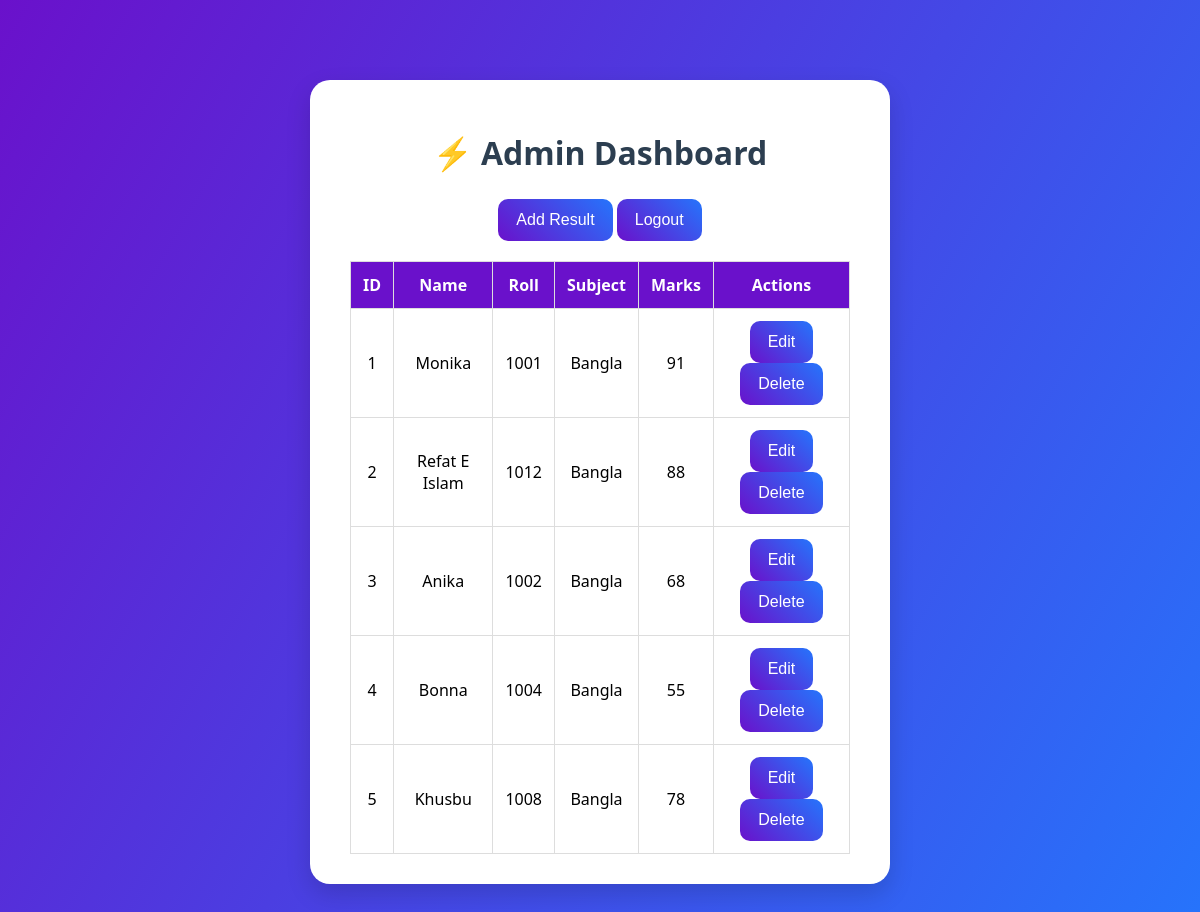
The page /admin/index.php (signed in) on the database its author committed.
### tables this page shows
CREATE TABLE `students` (
  `id` int(11) NOT NULL,
  `name` varchar(100) NOT NULL,
  `roll` varchar(20) NOT NULL,
  `subject` varchar(100) NOT NULL,
  `marks` int(11) NOT NULL
);

### admin/index.php (the view, shortened to what this page needs)
<?php
include '../db.php';
$results = mysqli_query($conn, "SELECT * FROM students");
?>
<!DOCTYPE html>
<html lang="en">
<head>
    <link rel="stylesheet" href="../style.css">
</head>
<body>
<div class="student-container">
    <h1>⚡ Admin Dashboard</h1>
    <a href="add.php"><button>Add Result</button></a>
    <a href="../logout.php"><button>Logout</button></a>
    <div class="table-container">
        <table>
            <tr>
                <th>ID</th>
                <th>Name</th>
                <th>Roll</th>
                <th>Subject</th>
                <th>Marks</th>
                <th>Actions</th>
            </tr>
            <?php while ($row = mysqli_fetch_assoc($results)) { ?>
            <tr>
                <td><?= $row['id'] ?></td>
                <td><?= $row['name'] ?></td>
                <td><?= $row['roll'] ?></td>
                <td><?= $row['subject'] ?></td>
                <td><?= $row['marks'] ?></td>
                <td>
                    <a href="update.php?id=<?= $row['id'] ?>"><button>Edit</button></a>
                    <a href="delete.php?id=<?= $row['id'] ?>" onclick="return confirm('Are you sure?')"><button>Delete</button></a>
                </td>
            </tr>
            <?php } ?>
        </table>
    </div>
</div>
</body>
</html>

### style.css (style rules this page uses)
body { font-family: 'Segoe UI', sans-serif; background: linear-gradient(120deg, #6a11cb, #2575fc); margin: 0; padding: 0; }
.login-container, .student-container { max-width: 500px; margin: 80px auto; background: #fff; padding: 30px 40px; border-radius: 20px; text-align: center; box-shadow: 0 10px 25px rgba(0,0,0,0.15); }
h1 { margin-bottom: 25px; color: #2c3e50; }
button { padding: 12px 18px; background: linear-gradient(45deg, #6a11cb, #2575fc); border: none; color: white; border-radius: 10px; cursor: pointer; font-size: 16px; }
.table-container { overflow-x: auto; margin-top: 20px; }
table { width: 100%; border-collapse: collapse; }
th, td { padding: 12px; border: 1px solid #ddd; text-align: center; }
th { background: #6a11cb; color: white; }

### rows shown on the page
students: id "1", name "Monika", roll "1001", subject "Bangla", marks "91"
students: id "2", name "Refat E Islam", roll "1012", subject "Bangla", marks "88"
students: id "3", name "Anika", roll "1002", subject "Bangla", marks "68"
students: id "4", name "Bonna", roll "1004", subject "Bangla", marks "55"
students: id "5", name "Khusbu", roll "1008", subject "Bangla", marks "78"
